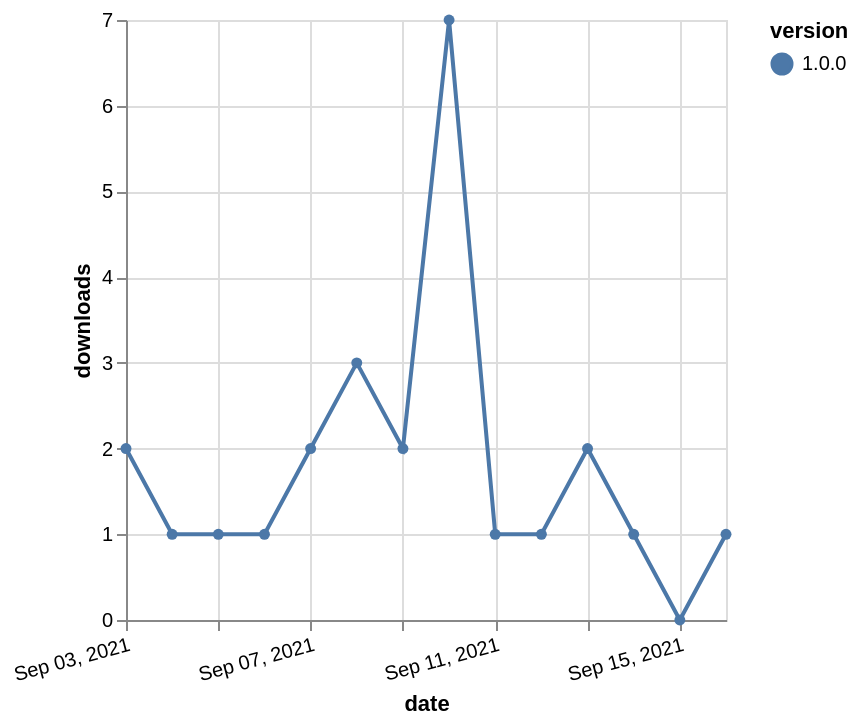

This figure's Vega-Lite source:
### Vega-Lite specification from a JSON file in a GitHub repository (floating-point values rounded to 4 significant figures)
{"$schema": "https://vega.github.io/schema/vega-lite/v5.json", "description": "A simple bar chart with embedded data.", "data": {"values": [{"date": "2021-09-03", "total": 155, "delta": 2, "version": "1.0.0"}, {"date": "2021-09-04", "total": 156, "delta": 1, "version": "1.0.0"}, {"date": "2021-09-05", "total": 157, "delta": 1, "version": "1.0.0"}, {"date": "2021-09-06", "total": 158, "delta": 1, "version": "1.0.0"}, {"date": "2021-09-07", "total": 160, "delta": 2, "version": "1.0.0"}, {"date": "2021-09-08", "total": 163, "delta": 3, "version": "1.0.0"}, {"date": "2021-09-09", "total": 165, "delta": 2, "version": "1.0.0"}, {"date": "2021-09-10", "total": 172, "delta": 7, "version": "1.0.0"}, {"date": "2021-09-11", "total": 173, "delta": 1, "version": "1.0.0"}, {"date": "2021-09-12", "total": 174, "delta": 1, "version": "1.0.0"}, {"date": "2021-09-13", "total": 176, "delta": 2, "version": "1.0.0"}, {"date": "2021-09-14", "total": 177, "delta": 1, "version": "1.0.0"}, {"date": "2021-09-15", "total": 177, "delta": 0, "version": "1.0.0"}, {"date": "2021-09-16", "total": 178, "delta": 1, "version": "1.0.0"}]}, "width": "container", "mark": {"type": "line", "point": {"filled": true}}, "encoding": {"x": {"field": "date", "type": "temporal", "timeUnit": "yearmonthdate", "title": "date", "axis": {"labelAngle": -15}}, "y": {"field": "delta", "type": "quantitative", "title": "downloads"}, "color": {"field": "version", "type": "nominal"}, "tooltip": {"field": "delta"}}}
